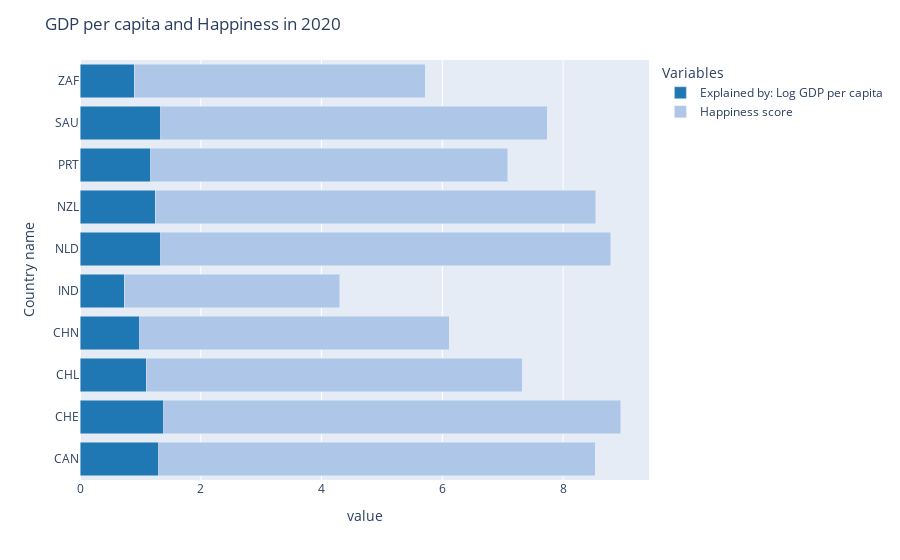

Notebook cell for this chart:
### Code cell
df = pd.read_csv('happiness_2020-def.csv')

# sort by country
df = df.sort_values('Country name')

# create stacked bar chart
fig = px.bar(df, x=['Explained by: Log GDP per capita', 'Happiness score'], y='Country name', orientation='h', 
barmode='stack', color_discrete_map={'Explained by: Log GDP per capita': '#1F77B4', 'Happiness score': '#AEC7E8'})

#edit chart
fig.update_layout(title='GDP per capita and Happiness in 2020')
fig.update_layout(legend=dict(title='Variables'))

fig.show()

### Figure 1 — Plotly figure (JSON) as saved in the notebook; plotly's stock layout.template omitted (floating-point values rounded to 4 significant figures)
{"data": [{"alignmentgroup": "True", "hovertemplate": "variable=Explained by: Log GDP per capita<br>value=%{x}<br>Country name=%{y}<extra></extra>", "legendgroup": "Explained by: Log GDP per capita", "marker": {"color": "#1F77B4", "pattern": {"shape": ""}}, "name": "Explained by: Log GDP per capita", "offsetgroup": "Explained by: Log GDP per capita", "orientation": "h", "showlegend": true, "textposition": "auto", "type": "bar", "x": [1.302, 1.391, 1.097, 0.9905, 0.7306, 1.339, 1.242, 1.169, 1.334, 0.9021], "xaxis": "x", "y": ["CAN", "CHE", "CHL", "CHN", "IND", "NLD", "NZL", "PRT", "SAU", "ZAF"], "yaxis": "y"}, {"alignmentgroup": "True", "hovertemplate": "variable=Happiness score<br>value=%{x}<br>Country name=%{y}<extra></extra>", "legendgroup": "Happiness score", "marker": {"color": "#AEC7E8", "pattern": {"shape": ""}}, "name": "Happiness score", "offsetgroup": "Happiness score", "orientation": "h", "showlegend": true, "textposition": "auto", "type": "bar", "x": [7.232, 7.56, 6.228, 5.124, 3.573, 7.449, 7.3, 5.911, 6.406, 4.814], "xaxis": "x", "y": ["CAN", "CHE", "CHL", "CHN", "IND", "NLD", "NZL", "PRT", "SAU", "ZAF"], "yaxis": "y"}], "layout": {"barmode": "stack", "legend": {"title": {"text": "Variables"}, "tracegroupgap": 0}, "margin": {"t": 60}, "title": {"text": "GDP per capita and Happiness in 2020"}, "xaxis": {"anchor": "y", "domain": [0, 1], "title": {"text": "value"}}, "yaxis": {"anchor": "x", "domain": [0, 1], "title": {"text": "Country name"}}}}
